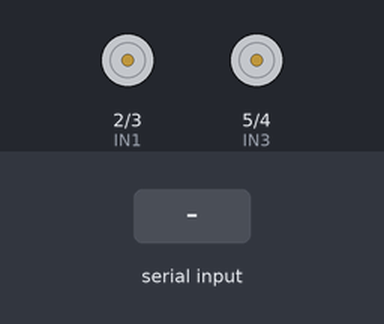
Bench run of a sketch on a simulated Arduino Uno, built with avr-gcc and run on an emulated ATmega328P. Parts: motor-driver pin pairs drawn as motors (green arrow = first pin HIGH = forward, orange = second pin HIGH = backward, longer = more drive, scaled by the enable pin). The inputs (shaded band) are chosen by the test bench.

Above: at 1.2 s.
1.3 s: "F" received over Serial
At 1.6 s:
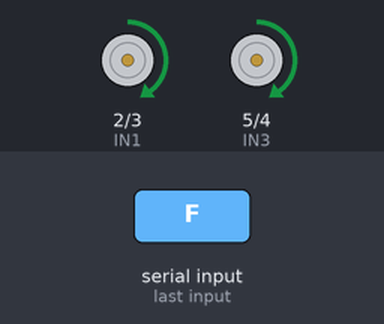
2.8 s: "B" received over Serial
At 4.0 s:
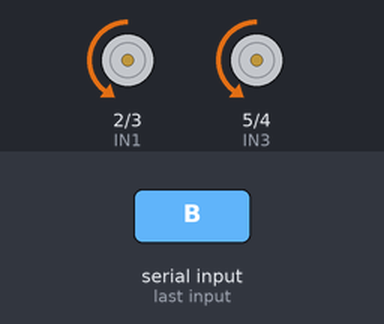
4.3 s: "L" received over Serial
At 4.7 s:
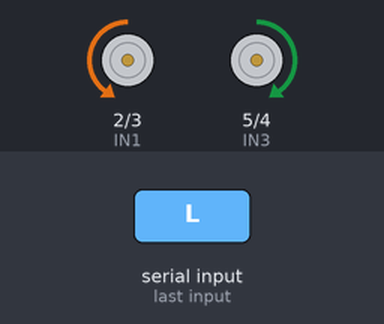
6.3 s: "R" received over Serial
At 6.6 s:
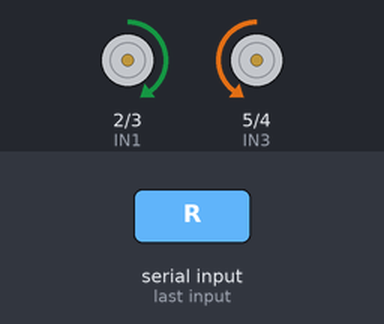
Timing chart, 0 to 9.3 s (numbered marks = the images above; inputs shaded):
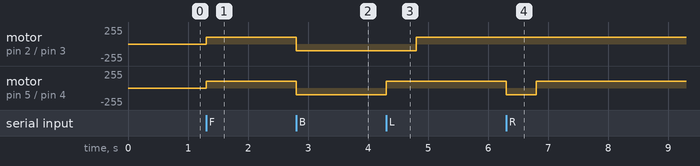

Measured:
- after the input at 1.3 s, motor on pin 2 (IN1) / pin 3 (IN2), motor on pin 5 (IN3) / pin 4 (IN4): stopped → forward 100/255 at once
- after the input at 2.8 s, motor on pin 2 (IN1) / pin 3 (IN2), motor on pin 5 (IN3) / pin 4 (IN4): forward 100/255 → backward 100/255 at once
- after the input at 4.3 s, motor on pin 2 (IN1) / pin 3 (IN2): backward 100/255 → forward 100/255 after 0.50 s; motor on pin 5 (IN3) / pin 4 (IN4): backward 100/255 → forward 100/255 at once
- after the input at 6.3 s, motor on pin 5 (IN3) / pin 4 (IN4): forward 100/255 → backward 100/255 at once, → forward 100/255 0.50 s later

The sketch:

sketch_may22a.ino
```cpp
// Motor driver pin definitions
const int ENA = 9; // PWM pin for left motor speed
const int IN1 = 2; // Left motor forward
const int IN2 = 3; // Left motor backward
const int ENB = 10; // PWM pin for right motor speed
const int IN3 = 5; // Right motor forward
const int IN4 = 4; // Right motor backward

void setup() {
  // Initialize motor control pins as outputs
  pinMode(ENA, OUTPUT);
  pinMode(IN1, OUTPUT);
  pinMode(IN2, OUTPUT);
  pinMode(ENB, OUTPUT);
  pinMode(IN3, OUTPUT);
  pinMode(IN4, OUTPUT);

  // Set initial motor speeds to zero
  analogWrite(ENA, 0);
  analogWrite(ENB, 0);

  // Initialize serial communication at 9600 baud
  Serial.begin(9600);
}

void loop() {
  // Check if data is available on the serial port
  if (Serial.available() > 0) {
    // Read the incoming byte
    char command = Serial.read();

    // Execute command
    switch (command) {
      case 'F': // Move forward
        moveForward();
        break;
      case 'B': // Move backward
        moveBackward();
        break;
      case 'L': // Turn left
        turnLeft();
        delay(500);
        moveForward();
        break;
      case 'R': // Turn right
        turnRight();
        delay(500);
        moveForward();
        break;
      case 'S': // Stop
        stopMotors();
        break;
    }
  }
}

void moveForward() {
  analogWrite(ENA, 100); // Set speed to maximum (0-255)
  analogWrite(ENB, 100); // Set speed to maximum (0-255)
  digitalWrite(IN1, HIGH);
  digitalWrite(IN2, LOW);
  digitalWrite(IN3, HIGH);
  digitalWrite(IN4, LOW);
}

void moveBackward() {
  analogWrite(ENA, 100); // Set speed to maximum (0-255)
  analogWrite(ENB, 100); // Set speed to maximum (0-255)
  digitalWrite(IN1, LOW);
  digitalWrite(IN2, HIGH);
  digitalWrite(IN3, LOW);
  digitalWrite(IN4, HIGH);
}

void turnLeft() {
  analogWrite(ENA, 100); // Set speed to maximum (0-255)
  analogWrite(ENB, 100); // Set speed to maximum (0-255)
  digitalWrite(IN1, LOW);
  digitalWrite(IN2, HIGH);
  digitalWrite(IN3, HIGH);
  digitalWrite(IN4, LOW);
}

void turnRight() {
  analogWrite(ENA, 100); // Set speed to maximum (0-255)
  analogWrite(ENB, 100); // Set speed to maximum (0-255)
  digitalWrite(IN1, HIGH);
  digitalWrite(IN2, LOW);
  digitalWrite(IN3, LOW);
  digitalWrite(IN4, HIGH);
}

void stopMotors() {
  analogWrite(ENA, 0); // Set speed to zero
  analogWrite(ENB, 0); // Set speed to zero
  digitalWrite(IN1, LOW);
  digitalWrite(IN2, LOW);
  digitalWrite(IN3, LOW);
  digitalWrite(IN4, LOW);
}
```
